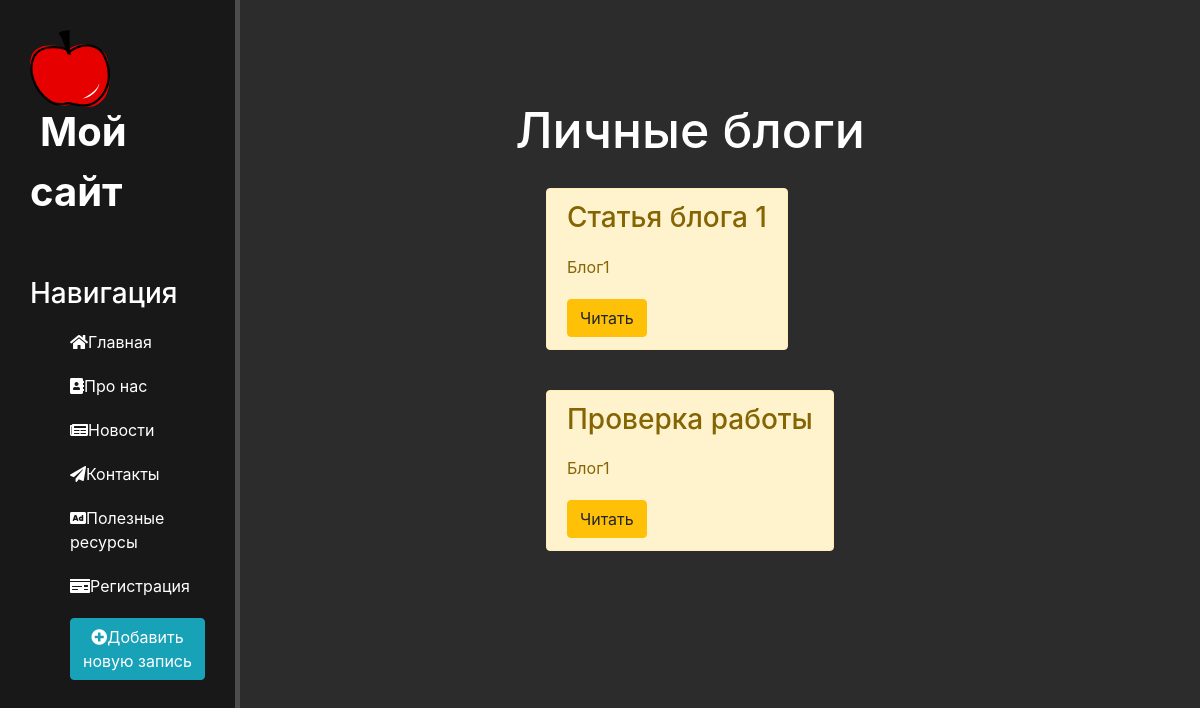
Screenshot of /blog/ with the database file from the repository.
### blog/models.py (models this page shows, shortened)
class Articles(models.Model):
    title = models.CharField('Название', max_length=50)
    anons = models.CharField('Описание', max_length=250)
    full_text=models.TextField('Текст блога')
    date = models.DateTimeField('Время публикации')
    class Meta:
        verbose_name = 'Блог'
        verbose_name_plural = 'Блоги'

### blog/views.py (the view)
# urls.py: path('', views.blog_home, name='blog_home'),
def blog_home(request):
    blog = Articles.objects.order_by('-date')
    return render(request, 'blog/blog_home.html', {'blog': blog})

### blog/templates/blog/blog_home.html (shortened to what this page needs)
{% extends 'main/layout.html' %}
{% block content %}
    <div class="features">
        <h1>Личные блоги</h1>
        {% if blog %}
            {% for el in blog %}
                <div class="alert alert-warning">
                    <h3>{{ el.title }}</h3>
                    <p>{{ el.anons }}</p>
                    <a href="{% url 'blog-detail' el.id %}" class="btn btn-warning">Читать</a>
                </div>
            {% endfor %}
        {% else %}
            <p>У вас нет записей!</p>
        {% endif %}
    </div>
{% endblock %}

### main/templates/main/layout.html (shortened to what this page needs)
{% load static %}
<!doctype html>
<html lang="ru">
<head>
    <link rel="stylesheet" href="https://cdn.jsdelivr.net/npm/bootstrap@4.6.0/dist/css/bootstrap.min.css">
    <link rel="stylesheet" href="https://use.fontawesome.com/releases/v5.8.2/css/all.css">
    <link rel="stylesheet" href="{% static 'main/css/main.css' %}">
</head>
<body>
    <aside>
        <img src="{% static 'main/imgs/pvalencia_Manzana.svg' %}" alt="logo">
        <span class="logo">Мой сайт</span>
        <h3>Навигация</h3>
        <ul>
            <a href="{% url 'home' %}"><li><i class="fas fa-home"></i>Главная</li></a>
            <a href="{% url 'about' %}"><li><i class="fas fa-address-book"></i>Про нас</li></a>
            <a href="{% url 'blog_home' %}"><li><i class="fas fa-newspaper"></i>Новости</li></a>
            <a href="{% url 'contacts' %}"><li><i class="fas fa-paper-plane"></i>Контакты</li></a>
            <a href="{% url 'resourse' %}"><li><i class="fas fa-ad"></i>Полезные ресурсы</li></a>
            <a href="{% url 'registration' %}"><li><i class="fas fa-money-check"></i>Регистрация</li></a>
            <a href="{% url 'create' %}"><li><button class="btn btn-info"><i class="fas fa-plus-circle"></i>Добавить новую запись</button></li></a>
        </ul>
    </aside>
    <main>
        {% block content %}
        {% endblock %}
    </main>
</body>
</html>

### main/static/main/css/main.css (style rules this page uses)
body { background: #2c2c2c; }
aside { float: left; background: #181818; width: 20%; padding: 2.5%; height: 100vh; color: #fff; border-right: 5px solid #4d4d4d; }
aside img { width: 80px; float: left; }
aside .logo { font-size: 40px; margin-left: 10px; font-weight: bold; position: relative; top: -5px; }
aside h3 { margin-top: 50px; font-size: 28px; }
aside ul { list-style: none }
aside ul li { color: #fff; display: block; margin-top: 20px; transition: transform .6s ease; }
main .features { float: left; color: #fff; margin-top: 100px; text-align: center; width: 75%; }
main .features h1 { font-size: 50px; }
main .features p { max-width: 400px; margin: 20px auto }
.alert-warning { float: left; clear: both; width; 400px; margin: 20px 34%; text-align: left; }

### rows the page displays
Articles: title "Статья блога 1", anons "Блог1"
Articles: title "Проверка работы", anons "Блог1"
